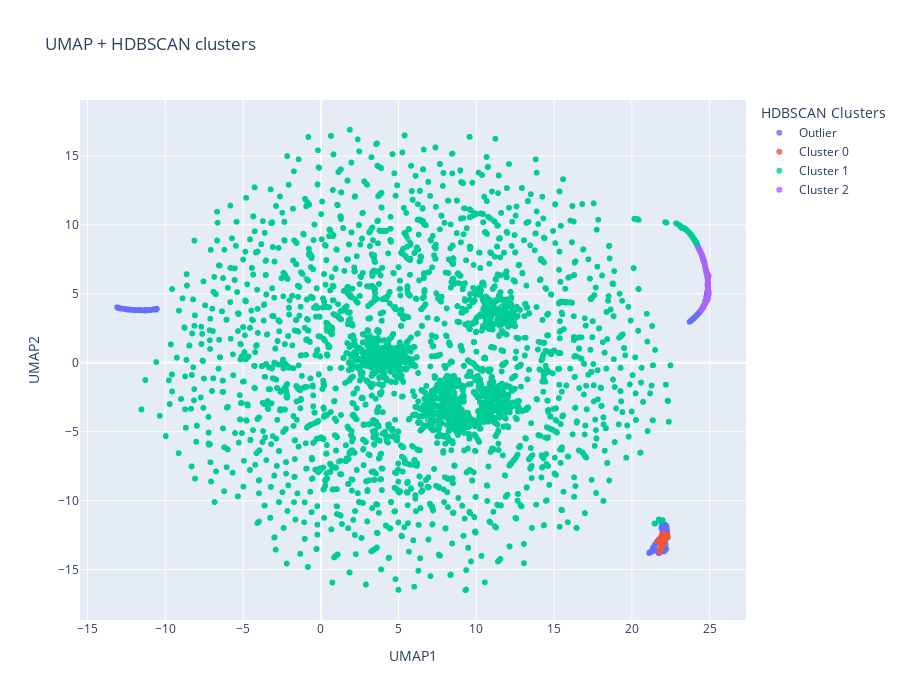

The notebook cell saved with this chart:
### Markdown cell above
The clusters are spatially mixed rather than cleanly separated, indicating **overlapping** or low-discrimination features in the reduced space. (2D)

### Code cell
# -----------------------------
# UMAP embedding
# -----------------------------
umap_pipeline = Pipeline([
    ('scaler',RobustScaler()),
    ('umap',
        umap.UMAP(
        n_neighbors=30,
        min_dist=0.1,
        n_components=2,
        random_state=42
    ))
])

X_umap = umap_pipeline.fit_transform(X)

df_vis = df.copy()
df_vis['UMAP1'] = X_umap[:, 0]
df_vis['UMAP2'] = X_umap[:, 1]
df_vis['cluster_label'] = hdb_labels

df_vis['Cluster'] = df_vis['cluster_label'].map(
    lambda lbl: 'Outlier' if lbl == -1 else f'Cluster {lbl}'
)

cluster_order = ['Outlier'] + [f'Cluster {i}' for i in sorted(df_vis[df_vis['cluster_label'] != -1]['cluster_label'].unique())]
df_vis['Cluster'] = pd.Categorical(df_vis['Cluster'], categories=cluster_order, ordered=True)

hover_cols = ['is_attack', 'n_connections'] 

fig = px.scatter(
    df_vis,
    x='UMAP1',
    y='UMAP2',
    color='Cluster',
    hover_data=hover_cols,  # Ahora sí: columnas del DataFrame
    title="UMAP + HDBSCAN clusters",
    width=900,
    height=700
)

fig.update_traces(marker=dict(size=6, opacity=0.8))
fig.update_layout(legend_title_text='HDBSCAN Clusters')
fig.write_image(
    "../reports/figures/umap_hdbscan_210.png",
    width=1000,      # ancho en píxeles
    height=600,      # alto en píxeles
    scale=2          # factor de escalado (2 = ~200 DPI)
)
fig.show()

### Figure 1 — Plotly figure (JSON) as saved in the notebook; plotly's stock layout.template omitted (floating-point values rounded to 4 significant figures; data arrays with more than 128 entries replaced by an {"elided": "..."} marker saying what was removed)
{"data": [{"customdata": {"elided": "1441x2 int values"}, "hovertemplate": "Cluster=Outlier<br>UMAP1=%{x}<br>UMAP2=%{y}<br>is_attack=%{customdata[0]}<br>n_connections=%{customdata[1]}<extra></extra>", "legendgroup": "Outlier", "marker": {"color": "#636efa", "opacity": 0.8, "size": 6, "symbol": "circle"}, "mode": "markers", "name": "Outlier", "showlegend": true, "type": "scattergl", "x": {"elided": "1441 float values"}, "xaxis": "x", "y": {"elided": "1441 float values"}, "yaxis": "y"}, {"customdata": {"elided": "126x2 int values"}, "hovertemplate": "Cluster=Cluster 0<br>UMAP1=%{x}<br>UMAP2=%{y}<br>is_attack=%{customdata[0]}<br>n_connections=%{customdata[1]}<extra></extra>", "legendgroup": "Cluster 0", "marker": {"color": "#EF553B", "opacity": 0.8, "size": 6, "symbol": "circle"}, "mode": "markers", "name": "Cluster 0", "showlegend": true, "type": "scattergl", "x": [22.27, 22.26, 22.28, 22.27, 22.27, 22.27, 22.26, 22.26, 22.28, 21.89, 22.24, 22.24, 22.24, 22.24, 22.25, 22.23, 22.1, 22.11, 22.12, 22.09, 22.08, 22.08, 22.07, 22.05, 22.05, 21.69, 21.97, 21.97, 21.98, 21.96, 21.96, 21.95, 21.95, 21.95, 21.94, 21.91, 21.93, 21.91, 21.82, 21.82, 21.82, 21.82, 21.82, 21.81, 21.77, 21.78, 21.77, 22.28, 22.27, 22.28, 22.29, 22.26, 22.26, 22.02, 22.28, 22.26, 22.25, 22.01, 22.28, 22.27, 22.28, 22.01, 22.29, 22.28, 22.28, 21.97, 22.25, 22.22, 22.21, 22.29, 22.28, 22.29, 22.11, 22.12, 22.12, 22.11, 22.11, 22.11, 22.1, 22.11, 22.1, 22.09, 22.08, 22.05, 21.69, 21.65, 21.97, 21.95, 21.73, 21.95, 21.92, 21.93, 21.93, 21.94, 21.93, 21.78, 21.8, 21.8, 21.77, 21.79, 21.89, 21.89, 21.94, 21.96, 21.96, 21.9, 21.91, 21.92, 21.88, 21.87, 21.87, 21.92, 21.93, 21.94, 21.89, 21.66, 21.65, 21.65, 21.96, 21.96, 21.67, 21.65, 21.65, 21.65, 21.63, 21.63], "xaxis": "x", "y": [-12.47, -12.51, -12.48, -12.5, -12.5, -12.5, -12.52, -12.52, -12.54, -12.62, -12.71, -12.7, -12.71, -12.67, -12.66, -12.68, -12.85, -12.84, -12.83, -12.91, -12.91, -12.92, -12.99, -13.02, -13.01, -12.93, -13.13, -13.13, -13.16, -13.23, -13.2, -13.22, -13.34, -13.31, -13.3, -13.44, -13.41, -13.45, -13.6, -13.61, -13.61, -13.63, -13.64, -13.64, -13.67, -13.68, -13.69, -12.48, -12.46, -12.48, -12.52, -12.54, -12.52, -12.39, -12.58, -12.55, -12.53, -12.39, -12.61, -12.61, -12.6, -12.46, -12.63, -12.63, -12.62, -12.52, -12.73, -12.75, -12.75, -12.65, -12.65, -12.65, -12.85, -12.83, -12.86, -12.86, -12.87, -12.86, -12.9, -12.92, -12.91, -13.02, -12.96, -12.97, -12.92, -12.97, -13.17, -13.18, -13.05, -13.27, -13.28, -13.27, -13.29, -13.29, -13.27, -13.68, -13.68, -13.67, -13.69, -13.66, -12.63, -12.63, -12.76, -12.75, -12.8, -12.58, -12.58, -12.59, -12.64, -12.65, -12.62, -12.54, -12.54, -12.53, -12.62, -12.95, -12.95, -12.95, -12.44, -12.48, -12.92, -12.96, -12.96, -12.95, -12.97, -12.97], "yaxis": "y"}, {"customdata": {"elided": "22057x2 int values"}, "hovertemplate": "Cluster=Cluster 1<br>UMAP1=%{x}<br>UMAP2=%{y}<br>is_attack=%{customdata[0]}<br>n_connections=%{customdata[1]}<extra></extra>", "legendgroup": "Cluster 1", "marker": {"color": "#00cc96", "opacity": 0.8, "size": 6, "symbol": "circle"}, "mode": "markers", "name": "Cluster 1", "showlegend": true, "type": "scattergl", "x": {"elided": "22057 float values"}, "xaxis": "x", "y": {"elided": "22057 float values"}, "yaxis": "y"}, {"customdata": {"elided": "381x2 int values"}, "hovertemplate": "Cluster=Cluster 2<br>UMAP1=%{x}<br>UMAP2=%{y}<br>is_attack=%{customdata[0]}<br>n_connections=%{customdata[1]}<extra></extra>", "legendgroup": "Cluster 2", "marker": {"color": "#ab63fa", "opacity": 0.8, "size": 6, "symbol": "circle"}, "mode": "markers", "name": "Cluster 2", "showlegend": true, "type": "scattergl", "x": {"elided": "381 float values"}, "xaxis": "x", "y": {"elided": "381 float values"}, "yaxis": "y"}], "layout": {"height": 700, "legend": {"title": {"text": "HDBSCAN Clusters"}, "tracegroupgap": 0}, "title": {"text": "UMAP + HDBSCAN clusters"}, "width": 900, "xaxis": {"anchor": "y", "domain": [0, 1], "title": {"text": "UMAP1"}}, "yaxis": {"anchor": "x", "domain": [0, 1], "title": {"text": "UMAP2"}}}}
